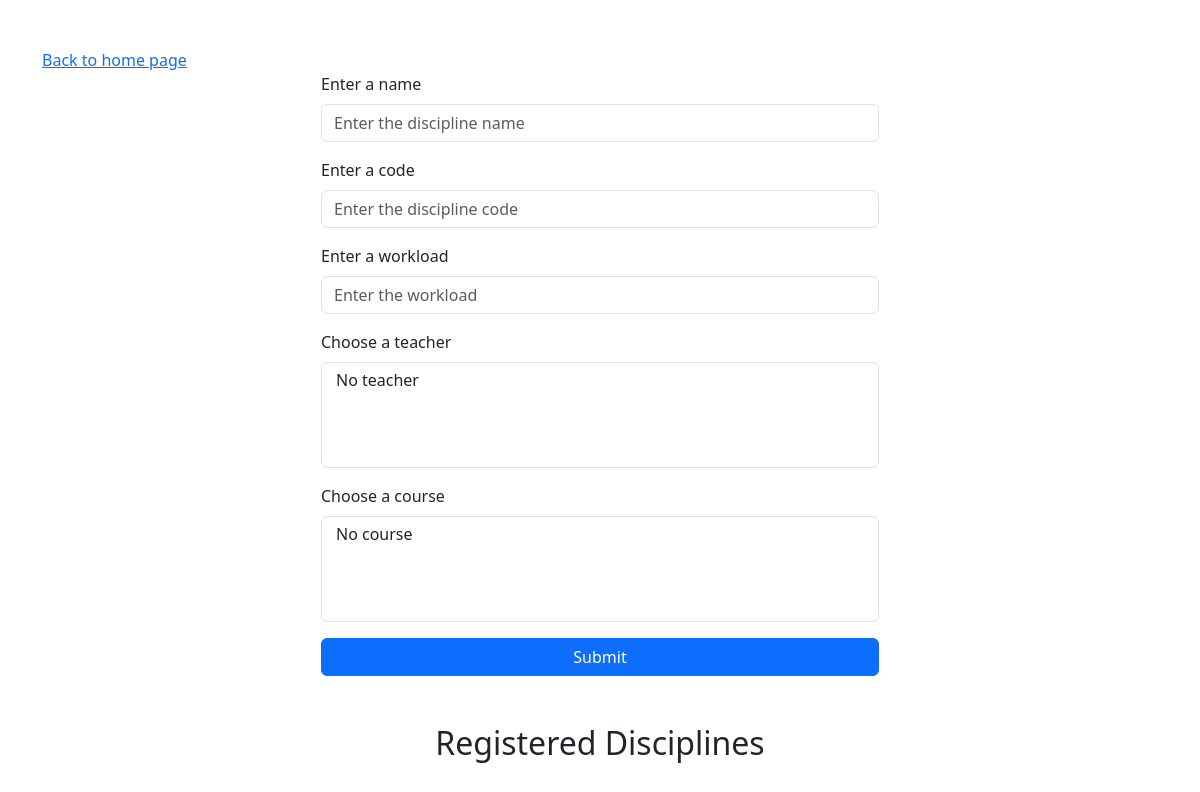
/discipline, run on an earlier commit of the app's database.
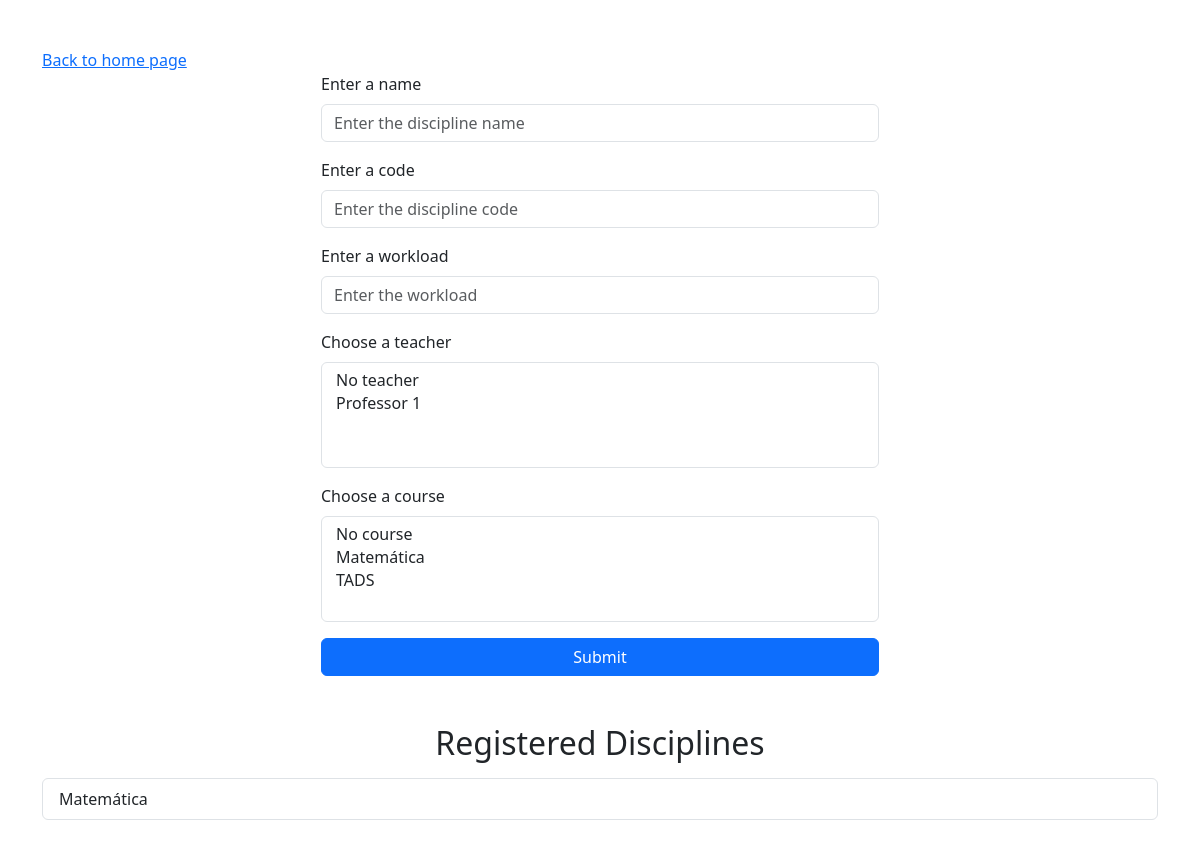
And on a later commit of the database.
### app/models.py (models this page shows)
class Discipline(db.Model):
  __tablename__ = 'disciplines'
  id = db.Column(db.Integer, primary_key=True)
  name = db.Column(db.String(100), nullable=False)
  code = db.Column(db.String(50), unique=True, nullable=False)
  workload = db.Column(db.String(20), nullable=False)
  teachers = db.relationship('Teacher', secondary='teacher_discipline', back_populates='disciplines')
  courses = db.relationship('Course', secondary='discipline_course', back_populates='disciplines')

### app/routes.py (the view, shortened to what this page needs)
@main.route('/discipline', methods=['GET', 'POST'])
def discipline():
  form = DisciplineForm()
  disciplines = Discipline.query.all()
  return render_template('discipline.html', form=form, disciplines=disciplines)

### app/forms.py
class DisciplineForm(FlaskForm):
  name = StringField('Enter a name', validators=[DataRequired()])
  code = StringField('Enter a code', validators=[DataRequired()])
  workload = StringField('Enter a workload', validators=[DataRequired()])
  teacher = SelectMultipleField('Choose a teacher', coerce=int, default=None)
  course = SelectMultipleField('Choose a course', coerce=int, default=None)
  submit = SubmitField('Submit')
  def __init__(self, *args, **kwargs):
    super(DisciplineForm, self).__init__(*args, **kwargs)
    self.teacher.choices = [(teacher.id, teacher.name) for teacher in Teacher.query.all()]
    self.teacher.choices.insert(0, (0, 'No teacher'))
    self.course.choices = [(course.id, course.name) for course in Course.query.all()]
    self.course.choices.insert(0, (0, 'No course'))

### app/templates/discipline.html (shortened to what this page needs)
<!doctype html>
<html lang="en">
<head>
  <link href="https://cdn.jsdelivr.net/npm/bootstrap@5.3.3/dist/css/bootstrap.min.css" rel="stylesheet"
>
</head>
<body>
  <div class="container my-5">
    <a href="/">Back to home page</a>
    <form class="w-50 m-auto" method="POST" action="">
      <div class="mb-3">
        {{ form.name.label(class="form-label") }}
        {{ form.name(class="form-control", placeholder="Enter the discipline name") }}
      </div>
      <div class="mb-3">
        {{ form.code.label(class="form-label") }}
        {{ form.code(class="form-control", placeholder="Enter the discipline code") }}
      </div>
      <div class="mb-3">
        {{ form.workload.label(class="form-label") }}
        {{ form.workload(class="form-control", placeholder="Enter the workload") }}
      </div>
      <div class="mb-3">
        {{ form.teacher.label(class="form-label") }}
        {{ form.teacher(class="form-select") }}
      </div>
      <div class="mb-3">
        {{ form.course.label(class="form-label") }}
        {{ form.course(class="form-select") }}
      </div>
      <div class="d-grid">
        {{ form.submit(class="btn btn-primary") }}
      </div>
    </form>
    <h2 class="mt-5 mb-3 text-center">Registered Disciplines</h2>
    <ul class="list-group">
      {% for discipline in disciplines %}
      <li class="list-group-item">{{ discipline.name }}</li>
      {% endfor %}
    </ul>
  </div>
</body>
</html>

What changed in the data, as far as the page shows it:
added Discipline: name "Matemática"
Also different on the page:
form field teacher: "No teacher" → "No teacher / Professor 1"
form field course: "No course" → "No course / Matemática / TADS"
